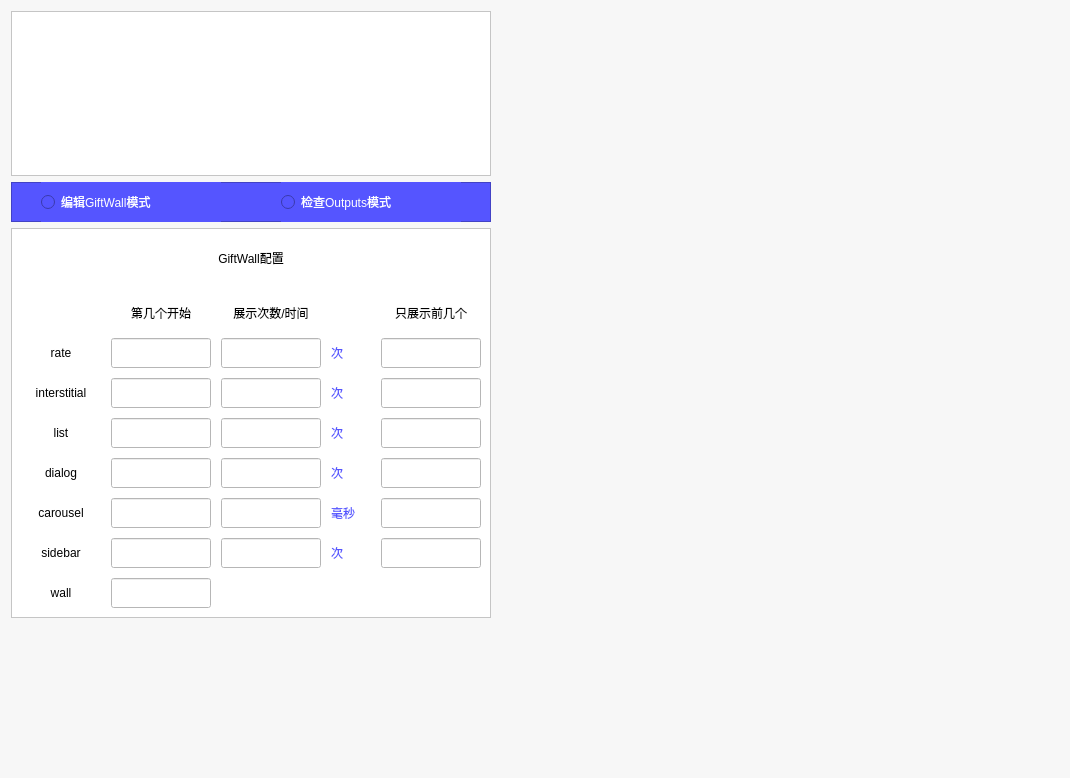
<?xml version="1.0" encoding="UTF-8"?>
<ui version="4.0">
 <class>Form</class>
 <widget class="QWidget" name="Form">
  <property name="geometry">
   <rect>
    <x>0</x>
    <y>0</y>
    <width>1070</width>
    <height>778</height>
   </rect>
  </property>
  <property name="windowTitle">
   <string>Form</string>
  </property>
  <property name="styleSheet">
   <string notr="true">background-color: rgb(247, 247, 247);</string>
  </property>
  <layout class="QHBoxLayout" name="horizontalLayout">
   <item>
    <layout class="QVBoxLayout" name="verticalLayout">
     <item>
      <layout class="QVBoxLayout" name="edit_check_language_layout"/>
     </item>
     <item>
      <layout class="QVBoxLayout" name="content_layout"/>
     </item>
    </layout>
   </item>
   <item>
    <layout class="QVBoxLayout" name="verticalLayout_2">
     <item>
      <widget class="QFrame" name="frame_2">
       <property name="minimumSize">
        <size>
         <width>480</width>
         <height>165</height>
        </size>
       </property>
       <property name="maximumSize">
        <size>
         <width>480</width>
         <height>165</height>
        </size>
       </property>
       <property name="styleSheet">
        <string notr="true">background-color: rgb(255, 255, 255);</string>
       </property>
       <property name="frameShape">
        <enum>QFrame::StyledPanel</enum>
       </property>
       <property name="frameShadow">
        <enum>QFrame::Raised</enum>
       </property>
       <widget class="QLabel" name="ijoysoft_icon">
        <property name="geometry">
         <rect>
          <x>122</x>
          <y>20</y>
          <width>236</width>
          <height>125</height>
         </rect>
        </property>
        <property name="text">
         <string/>
        </property>
       </widget>
      </widget>
     </item>
     <item>
      <widget class="QFrame" name="mode_frame">
       <property name="minimumSize">
        <size>
         <width>480</width>
         <height>40</height>
        </size>
       </property>
       <property name="maximumSize">
        <size>
         <width>480</width>
         <height>40</height>
        </size>
       </property>
       <property name="styleSheet">
        <string notr="true">background-color: rgb(85, 85, 255);</string>
       </property>
       <property name="frameShape">
        <enum>QFrame::StyledPanel</enum>
       </property>
       <property name="frameShadow">
        <enum>QFrame::Raised</enum>
       </property>
       <widget class="QRadioButton" name="edit_gift_wall_mode">
        <property name="geometry">
         <rect>
          <x>30</x>
          <y>0</y>
          <width>180</width>
          <height>40</height>
         </rect>
        </property>
        <property name="styleSheet">
         <string notr="true">font: 12pt &quot;微软雅黑&quot;;
color: rgb(255, 255, 255);</string>
        </property>
        <property name="text">
         <string>编辑GiftWall模式</string>
        </property>
       </widget>
       <widget class="QRadioButton" name="check_outputs_mode">
        <property name="geometry">
         <rect>
          <x>270</x>
          <y>0</y>
          <width>180</width>
          <height>40</height>
         </rect>
        </property>
        <property name="styleSheet">
         <string notr="true">font: 12pt &quot;微软雅黑&quot;;
color: rgb(255, 255, 255);</string>
        </property>
        <property name="text">
         <string>检查Outputs模式</string>
        </property>
       </widget>
      </widget>
     </item>
     <item>
      <widget class="QFrame" name="frame_3">
       <property name="sizePolicy">
        <sizepolicy hsizetype="Preferred" vsizetype="Preferred">
         <horstretch>0</horstretch>
         <verstretch>33</verstretch>
        </sizepolicy>
       </property>
       <property name="minimumSize">
        <size>
         <width>480</width>
         <height>390</height>
        </size>
       </property>
       <property name="maximumSize">
        <size>
         <width>480</width>
         <height>390</height>
        </size>
       </property>
       <property name="styleSheet">
        <string notr="true">background-color: rgb(255, 255, 255);</string>
       </property>
       <property name="frameShape">
        <enum>QFrame::StyledPanel</enum>
       </property>
       <property name="frameShadow">
        <enum>QFrame::Raised</enum>
       </property>
       <widget class="QLineEdit" name="dialog_limit">
        <property name="geometry">
         <rect>
          <x>370</x>
          <y>230</y>
          <width>100</width>
          <height>30</height>
         </rect>
        </property>
        <property name="styleSheet">
         <string notr="true">background-color: rgb(255, 255, 255);
font: 75 14pt &quot;微软雅黑&quot;;
color: rgb(85, 85, 255);</string>
        </property>
        <property name="alignment">
         <set>Qt::AlignCenter</set>
        </property>
       </widget>
       <widget class="QLabel" name="label_6">
        <property name="geometry">
         <rect>
          <x>320</x>
          <y>190</y>
          <width>40</width>
          <height>30</height>
         </rect>
        </property>
        <property name="styleSheet">
         <string notr="true">font: 12pt &quot;微软雅黑&quot;;
color: rgb(85, 85, 255);</string>
        </property>
        <property name="text">
         <string>次</string>
        </property>
       </widget>
       <widget class="QLineEdit" name="list_limit">
        <property name="geometry">
         <rect>
          <x>370</x>
          <y>190</y>
          <width>100</width>
          <height>30</height>
         </rect>
        </property>
        <property name="styleSheet">
         <string notr="true">background-color: rgb(255, 255, 255);
font: 75 14pt &quot;微软雅黑&quot;;
color: rgb(85, 85, 255);</string>
        </property>
        <property name="alignment">
         <set>Qt::AlignCenter</set>
        </property>
       </widget>
       <widget class="QLabel" name="label_5">
        <property name="geometry">
         <rect>
          <x>320</x>
          <y>150</y>
          <width>40</width>
          <height>30</height>
         </rect>
        </property>
        <property name="styleSheet">
         <string notr="true">font: 12pt &quot;微软雅黑&quot;;
color: rgb(85, 85, 255);</string>
        </property>
        <property name="text">
         <string>次</string>
        </property>
       </widget>
       <widget class="QLabel" name="dialog_title">
        <property name="geometry">
         <rect>
          <x>10</x>
          <y>230</y>
          <width>80</width>
          <height>30</height>
         </rect>
        </property>
        <property name="styleSheet">
         <string notr="true">font: 10pt &quot;微软雅黑&quot;;
background-color: rgb(255, 255, 255);</string>
        </property>
        <property name="text">
         <string>dialog</string>
        </property>
        <property name="alignment">
         <set>Qt::AlignCenter</set>
        </property>
       </widget>
       <widget class="QLineEdit" name="dialog_index">
        <property name="geometry">
         <rect>
          <x>100</x>
          <y>230</y>
          <width>100</width>
          <height>30</height>
         </rect>
        </property>
        <property name="styleSheet">
         <string notr="true">background-color: rgb(255, 255, 255);
font: 75 14pt &quot;微软雅黑&quot;;
color: rgb(85, 85, 255);</string>
        </property>
        <property name="alignment">
         <set>Qt::AlignCenter</set>
        </property>
       </widget>
       <widget class="QLineEdit" name="interstitial_index">
        <property name="geometry">
         <rect>
          <x>100</x>
          <y>150</y>
          <width>100</width>
          <height>30</height>
         </rect>
        </property>
        <property name="styleSheet">
         <string notr="true">background-color: rgb(255, 255, 255);
font: 75 14pt &quot;微软雅黑&quot;;
color: rgb(85, 85, 255);</string>
        </property>
        <property name="alignment">
         <set>Qt::AlignCenter</set>
        </property>
       </widget>
       <widget class="QLineEdit" name="sidebar_count">
        <property name="geometry">
         <rect>
          <x>210</x>
          <y>310</y>
          <width>100</width>
          <height>30</height>
         </rect>
        </property>
        <property name="styleSheet">
         <string notr="true">background-color: rgb(255, 255, 255);
font: 75 14pt &quot;微软雅黑&quot;;
color: rgb(85, 85, 255);</string>
        </property>
        <property name="alignment">
         <set>Qt::AlignCenter</set>
        </property>
       </widget>
       <widget class="QLabel" name="label_3">
        <property name="geometry">
         <rect>
          <x>370</x>
          <y>70</y>
          <width>100</width>
          <height>30</height>
         </rect>
        </property>
        <property name="styleSheet">
         <string notr="true">font: 10pt &quot;微软雅黑&quot;;
background-color: rgb(255, 255, 255);</string>
        </property>
        <property name="text">
         <string>只展示前几个</string>
        </property>
        <property name="alignment">
         <set>Qt::AlignCenter</set>
        </property>
       </widget>
       <widget class="QLabel" name="label">
        <property name="geometry">
         <rect>
          <x>100</x>
          <y>70</y>
          <width>100</width>
          <height>30</height>
         </rect>
        </property>
        <property name="styleSheet">
         <string notr="true">font: 10pt &quot;微软雅黑&quot;;
background-color: rgb(255, 255, 255);</string>
        </property>
        <property name="text">
         <string>第几个开始</string>
        </property>
        <property name="alignment">
         <set>Qt::AlignCenter</set>
        </property>
       </widget>
       <widget class="QLabel" name="label_7">
        <property name="geometry">
         <rect>
          <x>320</x>
          <y>230</y>
          <width>40</width>
          <height>30</height>
         </rect>
        </property>
        <property name="styleSheet">
         <string notr="true">font: 12pt &quot;微软雅黑&quot;;
color: rgb(85, 85, 255);</string>
        </property>
        <property name="text">
         <string>次</string>
        </property>
       </widget>
       <widget class="QLineEdit" name="sidebar_limit">
        <property name="geometry">
         <rect>
          <x>370</x>
          <y>310</y>
          <width>100</width>
          <height>30</height>
         </rect>
        </property>
        <property name="styleSheet">
         <string notr="true">background-color: rgb(255, 255, 255);
font: 75 14pt &quot;微软雅黑&quot;;
color: rgb(85, 85, 255);</string>
        </property>
        <property name="alignment">
         <set>Qt::AlignCenter</set>
        </property>
       </widget>
       <widget class="QLabel" name="carousel_title">
        <property name="geometry">
         <rect>
          <x>10</x>
          <y>270</y>
          <width>80</width>
          <height>30</height>
         </rect>
        </property>
        <property name="styleSheet">
         <string notr="true">font: 10pt &quot;微软雅黑&quot;;
background-color: rgb(255, 255, 255);</string>
        </property>
        <property name="text">
         <string>carousel</string>
        </property>
        <property name="alignment">
         <set>Qt::AlignCenter</set>
        </property>
       </widget>
       <widget class="QLabel" name="label_2">
        <property name="geometry">
         <rect>
          <x>210</x>
          <y>70</y>
          <width>100</width>
          <height>30</height>
         </rect>
        </property>
        <property name="styleSheet">
         <string notr="true">font: 10pt &quot;微软雅黑&quot;;
background-color: rgb(255, 255, 255);</string>
        </property>
        <property name="text">
         <string>展示次数/时间</string>
        </property>
        <property name="alignment">
         <set>Qt::AlignCenter</set>
        </property>
       </widget>
       <widget class="QLabel" name="label_8">
        <property name="geometry">
         <rect>
          <x>320</x>
          <y>270</y>
          <width>40</width>
          <height>30</height>
         </rect>
        </property>
        <property name="styleSheet">
         <string notr="true">font: 12pt &quot;微软雅黑&quot;;
color: rgb(85, 85, 255);</string>
        </property>
        <property name="text">
         <string>毫秒</string>
        </property>
       </widget>
       <widget class="QLineEdit" name="interstitial_count">
        <property name="geometry">
         <rect>
          <x>210</x>
          <y>150</y>
          <width>100</width>
          <height>30</height>
         </rect>
        </property>
        <property name="styleSheet">
         <string notr="true">background-color: rgb(255, 255, 255);
font: 75 14pt &quot;微软雅黑&quot;;
color: rgb(85, 85, 255);</string>
        </property>
        <property name="alignment">
         <set>Qt::AlignCenter</set>
        </property>
       </widget>
       <widget class="QLineEdit" name="rate_count">
        <property name="geometry">
         <rect>
          <x>210</x>
          <y>110</y>
          <width>100</width>
          <height>30</height>
         </rect>
        </property>
        <property name="styleSheet">
         <string notr="true">background-color: rgb(255, 255, 255);
font: 75 14pt &quot;微软雅黑&quot;;
color: rgb(85, 85, 255);</string>
        </property>
        <property name="alignment">
         <set>Qt::AlignCenter</set>
        </property>
       </widget>
       <widget class="QLineEdit" name="list_count">
        <property name="geometry">
         <rect>
          <x>210</x>
          <y>190</y>
          <width>100</width>
          <height>30</height>
         </rect>
        </property>
        <property name="styleSheet">
         <string notr="true">background-color: rgb(255, 255, 255);
font: 75 14pt &quot;微软雅黑&quot;;
color: rgb(85, 85, 255);</string>
        </property>
        <property name="alignment">
         <set>Qt::AlignCenter</set>
        </property>
       </widget>
       <widget class="QLabel" name="sidebar_title">
        <property name="geometry">
         <rect>
          <x>10</x>
          <y>310</y>
          <width>80</width>
          <height>30</height>
         </rect>
        </property>
        <property name="styleSheet">
         <string notr="true">font: 10pt &quot;微软雅黑&quot;;
background-color: rgb(255, 255, 255);</string>
        </property>
        <property name="text">
         <string>sidebar</string>
        </property>
        <property name="alignment">
         <set>Qt::AlignCenter</set>
        </property>
       </widget>
       <widget class="QLineEdit" name="carousel_count">
        <property name="geometry">
         <rect>
          <x>210</x>
          <y>270</y>
          <width>100</width>
          <height>30</height>
         </rect>
        </property>
        <property name="styleSheet">
         <string notr="true">background-color: rgb(255, 255, 255);
font: 75 14pt &quot;微软雅黑&quot;;
color: rgb(85, 85, 255);</string>
        </property>
        <property name="alignment">
         <set>Qt::AlignCenter</set>
        </property>
       </widget>
       <widget class="QLineEdit" name="rate_index">
        <property name="geometry">
         <rect>
          <x>100</x>
          <y>110</y>
          <width>100</width>
          <height>30</height>
         </rect>
        </property>
        <property name="styleSheet">
         <string notr="true">background-color: rgb(255, 255, 255);
font: 75 14pt &quot;微软雅黑&quot;;
color: rgb(85, 85, 255);</string>
        </property>
        <property name="alignment">
         <set>Qt::AlignCenter</set>
        </property>
       </widget>
       <widget class="QLabel" name="list_title">
        <property name="geometry">
         <rect>
          <x>10</x>
          <y>190</y>
          <width>80</width>
          <height>30</height>
         </rect>
        </property>
        <property name="styleSheet">
         <string notr="true">font: 10pt &quot;微软雅黑&quot;;
background-color: rgb(255, 255, 255);</string>
        </property>
        <property name="text">
         <string>list</string>
        </property>
        <property name="alignment">
         <set>Qt::AlignCenter</set>
        </property>
       </widget>
       <widget class="QLineEdit" name="wall_index">
        <property name="geometry">
         <rect>
          <x>100</x>
          <y>350</y>
          <width>100</width>
          <height>30</height>
         </rect>
        </property>
        <property name="styleSheet">
         <string notr="true">background-color: rgb(255, 255, 255);
font: 75 14pt &quot;微软雅黑&quot;;
color: rgb(85, 85, 255);</string>
        </property>
        <property name="alignment">
         <set>Qt::AlignCenter</set>
        </property>
       </widget>
       <widget class="QLineEdit" name="dialog_count">
        <property name="geometry">
         <rect>
          <x>210</x>
          <y>230</y>
          <width>100</width>
          <height>30</height>
         </rect>
        </property>
        <property name="styleSheet">
         <string notr="true">background-color: rgb(255, 255, 255);
font: 75 14pt &quot;微软雅黑&quot;;
color: rgb(85, 85, 255);</string>
        </property>
        <property name="alignment">
         <set>Qt::AlignCenter</set>
        </property>
       </widget>
       <widget class="QLabel" name="label_9">
        <property name="geometry">
         <rect>
          <x>320</x>
          <y>310</y>
          <width>40</width>
          <height>30</height>
         </rect>
        </property>
        <property name="styleSheet">
         <string notr="true">font: 12pt &quot;微软雅黑&quot;;
color: rgb(85, 85, 255);</string>
        </property>
        <property name="text">
         <string>次</string>
        </property>
       </widget>
       <widget class="QLineEdit" name="rate_limit">
        <property name="geometry">
         <rect>
          <x>370</x>
          <y>110</y>
          <width>100</width>
          <height>30</height>
         </rect>
        </property>
        <property name="styleSheet">
         <string notr="true">background-color: rgb(255, 255, 255);
font: 75 14pt &quot;微软雅黑&quot;;
color: rgb(85, 85, 255);</string>
        </property>
        <property name="alignment">
         <set>Qt::AlignCenter</set>
        </property>
       </widget>
       <widget class="QLineEdit" name="list_index">
        <property name="geometry">
         <rect>
          <x>100</x>
          <y>190</y>
          <width>100</width>
          <height>30</height>
         </rect>
        </property>
        <property name="styleSheet">
         <string notr="true">background-color: rgb(255, 255, 255);
font: 75 14pt &quot;微软雅黑&quot;;
color: rgb(85, 85, 255);</string>
        </property>
        <property name="alignment">
         <set>Qt::AlignCenter</set>
        </property>
       </widget>
       <widget class="QLabel" name="wall_title">
        <property name="geometry">
         <rect>
          <x>10</x>
          <y>350</y>
          <width>80</width>
          <height>30</height>
         </rect>
        </property>
        <property name="styleSheet">
         <string notr="true">font: 10pt &quot;微软雅黑&quot;;
background-color: rgb(255, 255, 255);</string>
        </property>
        <property name="text">
         <string>wall</string>
        </property>
        <property name="alignment">
         <set>Qt::AlignCenter</set>
        </property>
       </widget>
       <widget class="QLabel" name="label_4">
        <property name="geometry">
         <rect>
          <x>320</x>
          <y>110</y>
          <width>40</width>
          <height>30</height>
         </rect>
        </property>
        <property name="styleSheet">
         <string notr="true">font: 12pt &quot;微软雅黑&quot;;
color: rgb(85, 85, 255);</string>
        </property>
        <property name="text">
         <string>次</string>
        </property>
       </widget>
       <widget class="QLabel" name="rate_title">
        <property name="geometry">
         <rect>
          <x>10</x>
          <y>110</y>
          <width>80</width>
          <height>30</height>
         </rect>
        </property>
        <property name="styleSheet">
         <string notr="true">font: 10pt &quot;微软雅黑&quot;;
background-color: rgb(255, 255, 255);</string>
        </property>
        <property name="text">
         <string>rate</string>
        </property>
        <property name="alignment">
         <set>Qt::AlignCenter</set>
        </property>
       </widget>
       <widget class="QLineEdit" name="carousel_index">
        <property name="geometry">
         <rect>
          <x>100</x>
          <y>270</y>
          <width>100</width>
          <height>30</height>
         </rect>
        </property>
        <property name="styleSheet">
         <string notr="true">background-color: rgb(255, 255, 255);
font: 75 14pt &quot;微软雅黑&quot;;
color: rgb(85, 85, 255);</string>
        </property>
        <property name="alignment">
         <set>Qt::AlignCenter</set>
        </property>
       </widget>
       <widget class="QLabel" name="interstitial_title">
        <property name="geometry">
         <rect>
          <x>10</x>
          <y>150</y>
          <width>80</width>
          <height>30</height>
         </rect>
        </property>
        <property name="styleSheet">
         <string notr="true">font: 10pt &quot;微软雅黑&quot;;
background-color: rgb(255, 255, 255);</string>
        </property>
        <property name="text">
         <string>interstitial</string>
        </property>
        <property name="alignment">
         <set>Qt::AlignCenter</set>
        </property>
       </widget>
       <widget class="QLineEdit" name="sidebar_index">
        <property name="geometry">
         <rect>
          <x>100</x>
          <y>310</y>
          <width>100</width>
          <height>30</height>
         </rect>
        </property>
        <property name="styleSheet">
         <string notr="true">background-color: rgb(255, 255, 255);
font: 75 14pt &quot;微软雅黑&quot;;
color: rgb(85, 85, 255);</string>
        </property>
        <property name="alignment">
         <set>Qt::AlignCenter</set>
        </property>
       </widget>
       <widget class="QLineEdit" name="carousel_limit">
        <property name="geometry">
         <rect>
          <x>370</x>
          <y>270</y>
          <width>100</width>
          <height>30</height>
         </rect>
        </property>
        <property name="styleSheet">
         <string notr="true">background-color: rgb(255, 255, 255);
font: 75 14pt &quot;微软雅黑&quot;;
color: rgb(85, 85, 255);</string>
        </property>
        <property name="alignment">
         <set>Qt::AlignCenter</set>
        </property>
       </widget>
       <widget class="QLineEdit" name="interstitial_limit">
        <property name="geometry">
         <rect>
          <x>370</x>
          <y>150</y>
          <width>100</width>
          <height>30</height>
         </rect>
        </property>
        <property name="styleSheet">
         <string notr="true">background-color: rgb(255, 255, 255);
font: 75 14pt &quot;微软雅黑&quot;;
color: rgb(85, 85, 255);</string>
        </property>
        <property name="alignment">
         <set>Qt::AlignCenter</set>
        </property>
       </widget>
       <widget class="QLabel" name="label_13">
        <property name="geometry">
         <rect>
          <x>10</x>
          <y>10</y>
          <width>460</width>
          <height>40</height>
         </rect>
        </property>
        <property name="styleSheet">
         <string notr="true">font: 20pt &quot;微软雅黑&quot;;</string>
        </property>
        <property name="text">
         <string>GiftWall配置</string>
        </property>
        <property name="alignment">
         <set>Qt::AlignCenter</set>
        </property>
       </widget>
      </widget>
     </item>
     <item>
      <widget class="QWidget" name="widget" native="true"/>
     </item>
     <item>
      <layout class="QVBoxLayout" name="edit_check_menu_layout"/>
     </item>
    </layout>
   </item>
  </layout>
 </widget>
 <resources/>
 <connections/>
</ui>
